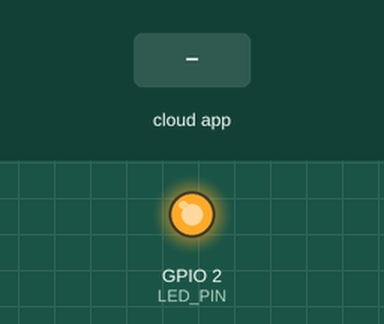
Bench run of a sketch on a simulated ESP8266 (NodeMCU). Parts: output pins drawn as LEDs (lit = HIGH). The test bench sets the inputs (shaded band). WiFi joins after 1.5 s; servers stay silent unless stated; the Firebase database answers and starts empty; what the sketch prints to the serial monitor is not drawn.

Above: at 2.7 s.
2.8 s: the phone or cloud app sets command to ON
At 6.4 s:
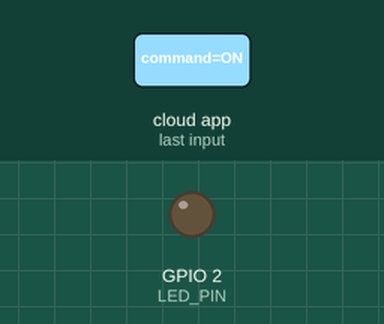
Timing chart, 0 to 7.9 s (numbered marks = the images above; inputs shaded):
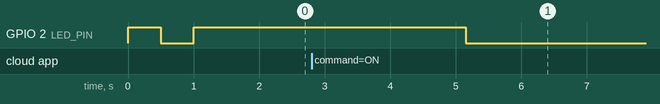

The sketch:

motor_controller.ino
```cpp
/*
 * Motor Controller — ESP8266 R&D Version
 *
 * Connects to Firebase via WiFi. Reads motor command from the Flutter app,
 * controls the built-in LED (simulates motor relay), writes status back.
 *
 * The Flutter app doesn't change at all — it reads/writes the same Firebase path.
 *
 * Built-in LED on NodeMCU = GPIO2 (active LOW: LOW = LED ON, HIGH = LED OFF)
 *
 * Setup: Copy config_example.h to config.h and fill in your WiFi + Firebase credentials.
 */

#include <ESP8266WiFi.h>
#include <Firebase_ESP_Client.h>

#include "addons/TokenHelper.h"
#include "addons/RTDBHelper.h"

#include "config.h"

#define DEVICE_PATH   "devices/test_device_001"
#define LED_PIN       2       // NodeMCU built-in LED (GPIO2), active LOW
#define POLL_INTERVAL 5000    // Read Firebase every 5 seconds

FirebaseData fbdo;
FirebaseAuth auth;
FirebaseConfig firebaseConfig;

bool signupOK = false;
unsigned long lastPoll = 0;

void setup()
{
  Serial.begin(115200);
  Serial.println();
  Serial.println("=== Motor Controller ESP8266 R&D ===");

  pinMode(LED_PIN, OUTPUT);
  digitalWrite(LED_PIN, HIGH); // LED OFF initially

  // --- Connect to WiFi ---
  WiFi.begin(WIFI_SSID, WIFI_PASSWORD);
  Serial.print("Connecting to WiFi");
  while (WiFi.status() != WL_CONNECTED)
  {
    delay(500);
    Serial.print(".");
    digitalWrite(LED_PIN, !digitalRead(LED_PIN)); // Blink LED while connecting
  }
  Serial.println();
  Serial.print("WiFi connected! IP: ");
  Serial.println(WiFi.localIP());
  digitalWrite(LED_PIN, HIGH); // LED OFF after connected

  // --- Configure Firebase ---
  firebaseConfig.api_key = FIREBASE_API_KEY;
  firebaseConfig.database_url = FIREBASE_DB_URL;

  // Anonymous sign-in (empty email + password = anonymous)
  Serial.print("Connecting to Firebase...");
  if (Firebase.signUp(&firebaseConfig, &auth, "", ""))
  {
    Serial.println(" OK!");
    signupOK = true;
  }
  else
  {
    Serial.print(" FAILED: ");
    Serial.println(firebaseConfig.signer.signupError.message.c_str());
  }

  firebaseConfig.token_status_callback = tokenStatusCallback;
  Firebase.begin(&firebaseConfig, &auth);
  Firebase.reconnectWiFi(true);

  Serial.println("Setup complete. Polling Firebase every 5 seconds...");
  Serial.println();
}

void loop()
{
  if (!Firebase.ready() || !signupOK)
  {
    Serial.println("Firebase not ready, waiting...");
    delay(1000);
    return;
  }

  if (millis() - lastPoll < POLL_INTERVAL)
    return;
  lastPoll = millis();

  // ---- READ command from Firebase ----
  String command = "OFF";
  if (Firebase.RTDB.getString(&fbdo, String(DEVICE_PATH) + "/command"))
  {
    command = fbdo.stringData();
  }
  else
  {
    Serial.print("Read failed: ");
    Serial.println(fbdo.errorReason());
    return; // Skip writing if we can't read
  }

  // ---- Control LED (simulates motor relay) ----
  bool motorOn = (command == "ON");
  digitalWrite(LED_PIN, motorOn ? LOW : HIGH); // Active LOW: LOW = LED ON

  // ---- WRITE status back to Firebase ----
  String path = String(DEVICE_PATH);
  Firebase.RTDB.setBool(&fbdo, path + "/motor_running", motorOn);
  Firebase.RTDB.setBool(&fbdo, path + "/fault", false);
  Firebase.RTDB.setBool(&fbdo, path + "/all_ok", true);

  // Server timestamp so the app can show "Device Online" / "Last seen: Xs ago"
  Firebase.RTDB.setTimestamp(&fbdo, path + "/last_seen");

  // ---- Print to Serial Monitor (for debugging) ----
  Serial.print("Command: ");
  Serial.print(command);
  Serial.print(" | LED: ");
  Serial.print(motorOn ? "ON" : "OFF");
  Serial.println(" | Status written to Firebase");
}
```

config_example.h
```cpp
// ============================================================
// SETUP: Copy this file to config.h and fill in your values
//        config.h is gitignored — your credentials stay private
// ============================================================

// Your WiFi network name and password
#define WIFI_SSID      "your_wifi_name"
#define WIFI_PASSWORD   "your_wifi_password"

// Firebase Web API Key
// Get this from: Firebase Console > Project Settings (gear icon) > General > Web API Key
#define FIREBASE_API_KEY  "your_api_key_here"

// Firebase Realtime Database URL (this is already correct for our project)
#define FIREBASE_DB_URL   "https://motor-controller-be320-default-rtdb.asia-southeast1.firebasedatabase.app"
```

Measured:
- after the input at 2.8 s, GPIO 2 (LED_PIN): HIGH → LOW after 2.4 s
